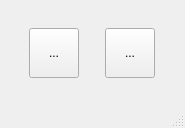
<?xml version="1.0" encoding="UTF-8"?>
<ui version="4.0">
 <class>MainWindow</class>
 <widget class="QMainWindow" name="MainWindow">
  <property name="geometry">
   <rect>
    <x>0</x>
    <y>0</y>
    <width>185</width>
    <height>128</height>
   </rect>
  </property>
  <property name="windowTitle">
   <string>MainWindow</string>
  </property>
  <widget class="QWidget" name="centralwidget">
   <layout class="QGridLayout" name="gridLayout">
    <item row="0" column="0">
     <widget class="QToolButton" name="btnStart">
      <property name="minimumSize">
       <size>
        <width>50</width>
        <height>50</height>
       </size>
      </property>
      <property name="text">
       <string>...</string>
      </property>
      <property name="icon">
       <iconset>
        <normalon>:/play.png</normalon>
       </iconset>
      </property>
      <property name="iconSize">
       <size>
        <width>30</width>
        <height>30</height>
       </size>
      </property>
     </widget>
    </item>
    <item row="0" column="1">
     <widget class="QToolButton" name="btnStop">
      <property name="minimumSize">
       <size>
        <width>50</width>
        <height>50</height>
       </size>
      </property>
      <property name="text">
       <string>...</string>
      </property>
      <property name="icon">
       <iconset>
        <normalon>:/stop.png</normalon>
       </iconset>
      </property>
      <property name="iconSize">
       <size>
        <width>30</width>
        <height>30</height>
       </size>
      </property>
     </widget>
    </item>
   </layout>
  </widget>
  <widget class="QMenuBar" name="menubar">
   <property name="geometry">
    <rect>
     <x>0</x>
     <y>0</y>
     <width>185</width>
     <height>21</height>
    </rect>
   </property>
  </widget>
  <widget class="QStatusBar" name="statusbar"/>
 </widget>
 <resources>
  <include location="resources.qrc"/>
 </resources>
 <connections/>
</ui>
